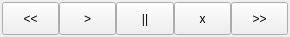
<?xml version="1.0" encoding="UTF-8"?>
<ui version="4.0">
 <class>PlaybackControls</class>
 <widget class="QWidget" name="PlaybackControls">
  <property name="enabled">
   <bool>true</bool>
  </property>
  <property name="geometry">
   <rect>
    <x>0</x>
    <y>0</y>
    <width>290</width>
    <height>37</height>
   </rect>
  </property>
  <property name="sizePolicy">
   <sizepolicy hsizetype="Minimum" vsizetype="Minimum">
    <horstretch>0</horstretch>
    <verstretch>0</verstretch>
   </sizepolicy>
  </property>
  <property name="minimumSize">
   <size>
    <width>0</width>
    <height>0</height>
   </size>
  </property>
  <property name="contextMenuPolicy">
   <enum>Qt::NoContextMenu</enum>
  </property>
  <property name="windowTitle">
   <string notr="true">Form</string>
  </property>
  <layout class="QHBoxLayout" name="horizontalLayout_2">
   <property name="spacing">
    <number>0</number>
   </property>
   <property name="margin">
    <number>2</number>
   </property>
   <item>
    <widget class="QToolButton" name="prevButton">
     <property name="sizePolicy">
      <sizepolicy hsizetype="Minimum" vsizetype="Minimum">
       <horstretch>0</horstretch>
       <verstretch>0</verstretch>
      </sizepolicy>
     </property>
     <property name="focusPolicy">
      <enum>Qt::NoFocus</enum>
     </property>
     <property name="contextMenuPolicy">
      <enum>Qt::NoContextMenu</enum>
     </property>
     <property name="text">
      <string>&lt;&lt;</string>
     </property>
     <property name="icon">
      <iconset>
       <normalon>:/controls/prev_norm.png</normalon>
      </iconset>
     </property>
     <property name="iconSize">
      <size>
       <width>24</width>
       <height>24</height>
      </size>
     </property>
    </widget>
   </item>
   <item>
    <widget class="QToolButton" name="playButton">
     <property name="sizePolicy">
      <sizepolicy hsizetype="Minimum" vsizetype="Minimum">
       <horstretch>0</horstretch>
       <verstretch>0</verstretch>
      </sizepolicy>
     </property>
     <property name="focusPolicy">
      <enum>Qt::NoFocus</enum>
     </property>
     <property name="contextMenuPolicy">
      <enum>Qt::NoContextMenu</enum>
     </property>
     <property name="text">
      <string>&gt;</string>
     </property>
     <property name="icon">
      <iconset>
       <normalon>:/controls/play_norm.png</normalon>
      </iconset>
     </property>
     <property name="iconSize">
      <size>
       <width>24</width>
       <height>24</height>
      </size>
     </property>
    </widget>
   </item>
   <item>
    <widget class="QToolButton" name="pauseButton">
     <property name="sizePolicy">
      <sizepolicy hsizetype="Minimum" vsizetype="Minimum">
       <horstretch>0</horstretch>
       <verstretch>0</verstretch>
      </sizepolicy>
     </property>
     <property name="focusPolicy">
      <enum>Qt::NoFocus</enum>
     </property>
     <property name="contextMenuPolicy">
      <enum>Qt::NoContextMenu</enum>
     </property>
     <property name="text">
      <string>||</string>
     </property>
     <property name="icon">
      <iconset>
       <normalon>:/controls/pause_norm.png</normalon>
      </iconset>
     </property>
     <property name="iconSize">
      <size>
       <width>24</width>
       <height>24</height>
      </size>
     </property>
    </widget>
   </item>
   <item>
    <widget class="QToolButton" name="stopButton">
     <property name="sizePolicy">
      <sizepolicy hsizetype="Minimum" vsizetype="Minimum">
       <horstretch>0</horstretch>
       <verstretch>0</verstretch>
      </sizepolicy>
     </property>
     <property name="focusPolicy">
      <enum>Qt::NoFocus</enum>
     </property>
     <property name="contextMenuPolicy">
      <enum>Qt::NoContextMenu</enum>
     </property>
     <property name="text">
      <string>x</string>
     </property>
     <property name="icon">
      <iconset>
       <normalon>:/controls/stop_norm.png</normalon>
      </iconset>
     </property>
     <property name="iconSize">
      <size>
       <width>24</width>
       <height>24</height>
      </size>
     </property>
    </widget>
   </item>
   <item>
    <widget class="QToolButton" name="nextButton">
     <property name="sizePolicy">
      <sizepolicy hsizetype="Minimum" vsizetype="Minimum">
       <horstretch>0</horstretch>
       <verstretch>0</verstretch>
      </sizepolicy>
     </property>
     <property name="focusPolicy">
      <enum>Qt::NoFocus</enum>
     </property>
     <property name="contextMenuPolicy">
      <enum>Qt::NoContextMenu</enum>
     </property>
     <property name="text">
      <string>&gt;&gt;</string>
     </property>
     <property name="icon">
      <iconset>
       <normalon>:/controls/next_norm.png</normalon>
      </iconset>
     </property>
     <property name="iconSize">
      <size>
       <width>24</width>
       <height>24</height>
      </size>
     </property>
    </widget>
   </item>
  </layout>
  <action name="actionPlay">
   <property name="icon">
    <iconset>
     <normalon>:/controls/play_norm.png</normalon>
    </iconset>
   </property>
   <property name="text">
    <string>Play</string>
   </property>
  </action>
  <action name="actionPause">
   <property name="icon">
    <iconset>
     <normalon>:/controls/pause_norm.png</normalon>
    </iconset>
   </property>
   <property name="text">
    <string>Pause</string>
   </property>
  </action>
  <action name="actionStop">
   <property name="icon">
    <iconset>
     <normalon>:/controls/stop_norm.png</normalon>
    </iconset>
   </property>
   <property name="text">
    <string>Stop</string>
   </property>
  </action>
  <action name="actionPrevious">
   <property name="icon">
    <iconset>
     <normalon>:/controls/prev_norm.png</normalon>
    </iconset>
   </property>
   <property name="text">
    <string>Previous</string>
   </property>
  </action>
  <action name="actionNext">
   <property name="icon">
    <iconset>
     <normalon>:/controls/next_norm.png</normalon>
    </iconset>
   </property>
   <property name="text">
    <string>Next</string>
   </property>
  </action>
 </widget>
 <resources>
  <include location="../../res/icons.qrc"/>
 </resources>
 <connections>
  <connection>
   <sender>playButton</sender>
   <signal>clicked()</signal>
   <receiver>actionPlay</receiver>
   <slot>trigger()</slot>
   <hints>
    <hint type="sourcelabel">
     <x>87</x>
     <y>18</y>
    </hint>
    <hint type="destinationlabel">
     <x>-1</x>
     <y>-1</y>
    </hint>
   </hints>
  </connection>
  <connection>
   <sender>pauseButton</sender>
   <signal>clicked()</signal>
   <receiver>actionPause</receiver>
   <slot>trigger()</slot>
   <hints>
    <hint type="sourcelabel">
     <x>144</x>
     <y>18</y>
    </hint>
    <hint type="destinationlabel">
     <x>-1</x>
     <y>-1</y>
    </hint>
   </hints>
  </connection>
  <connection>
   <sender>stopButton</sender>
   <signal>clicked()</signal>
   <receiver>actionStop</receiver>
   <slot>trigger()</slot>
   <hints>
    <hint type="sourcelabel">
     <x>202</x>
     <y>18</y>
    </hint>
    <hint type="destinationlabel">
     <x>-1</x>
     <y>-1</y>
    </hint>
   </hints>
  </connection>
  <connection>
   <sender>prevButton</sender>
   <signal>clicked()</signal>
   <receiver>actionPrevious</receiver>
   <slot>trigger()</slot>
   <hints>
    <hint type="sourcelabel">
     <x>30</x>
     <y>18</y>
    </hint>
    <hint type="destinationlabel">
     <x>-1</x>
     <y>-1</y>
    </hint>
   </hints>
  </connection>
  <connection>
   <sender>nextButton</sender>
   <signal>clicked()</signal>
   <receiver>actionNext</receiver>
   <slot>trigger()</slot>
   <hints>
    <hint type="sourcelabel">
     <x>259</x>
     <y>18</y>
    </hint>
    <hint type="destinationlabel">
     <x>-1</x>
     <y>-1</y>
    </hint>
   </hints>
  </connection>
 </connections>
</ui>
